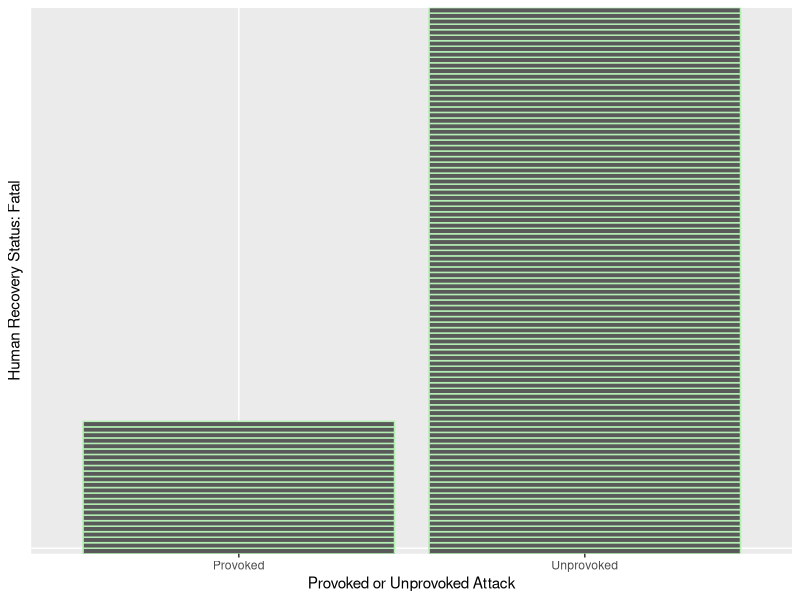
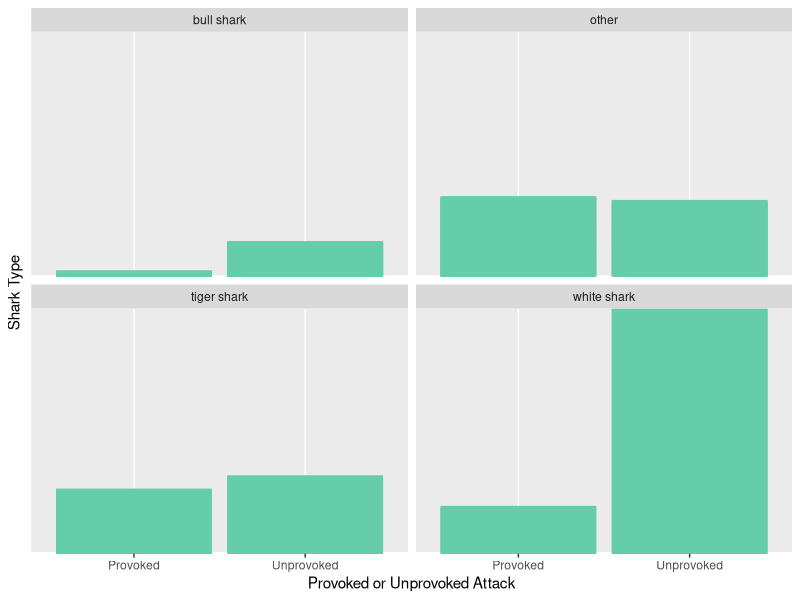

Generate these figures, in order, with R:
## ---- chunk 1
#Loading in packages and csv files
library(dplyr)
library(ggplot2)
top_sharks <- read.csv("../data/top.sharks.csv")
filtered_data_sharks <- select(top_sharks, Recovery.status, Provoked.unprovoked)
fatality_data <- filter(filtered_data_sharks, Recovery.status == "fatal", Provoked.unprovoked == c("Provoked", "Unprovoked"), na.rm=TRUE)
filtered_data_sharks <- select(top_sharks, Shark.common.name, Provoked.unprovoked) %>%
  filter(Provoked.unprovoked == "Provoked" | Provoked.unprovoked == "Unprovoked")
## ---- chunk 2
ggplot(data = fatality_data, mapping = aes(x = Provoked.unprovoked, y = Recovery.status)) +
  geom_bar(stat="identity", color="darkseagreen2") +
  theme(axis.ticks.y=element_blank(), axis.text.y=element_blank())+
  labs(x= "Provoked or Unprovoked Attack", y= "Human Recovery Status: Fatal")
## ---- chunk 3
ggplot(data=filtered_data_sharks, mapping = aes(x = Provoked.unprovoked, y = Shark.common.name)) +
  geom_bar(stat="identity", color="aquamarine3", na.rm=TRUE) +
  theme(axis.ticks.y=element_blank(), axis.text.y=element_blank())+
  labs(x="Provoked or Unprovoked Attack", y = "Shark Type") +
  facet_wrap(~Shark.common.name)
